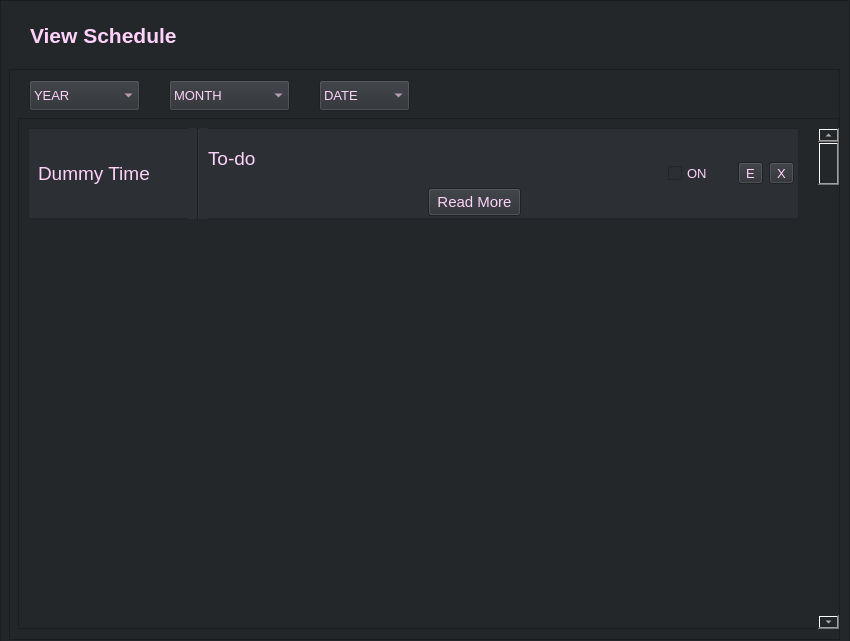
<?xml version="1.0" encoding="UTF-8"?>
<ui version="4.0">
 <class>Form</class>
 <widget class="QWidget" name="Form">
  <property name="geometry">
   <rect>
    <x>0</x>
    <y>0</y>
    <width>850</width>
    <height>641</height>
   </rect>
  </property>
  <property name="windowTitle">
   <string>Form</string>
  </property>
  <property name="styleSheet">
   <string notr="true">background-color: rgb(35, 39, 42);
color: rgb(255, 255, 255);</string>
  </property>
  <widget class="QFrame" name="outer_frame_s_v">
   <property name="geometry">
    <rect>
     <x>0</x>
     <y>0</y>
     <width>850</width>
     <height>650</height>
    </rect>
   </property>
   <property name="styleSheet">
    <string notr="true">background-color: rgb(35, 39, 42);</string>
   </property>
   <property name="frameShape">
    <enum>QFrame::StyledPanel</enum>
   </property>
   <property name="frameShadow">
    <enum>QFrame::Raised</enum>
   </property>
   <widget class="QLabel" name="view_label_s_v">
    <property name="geometry">
     <rect>
      <x>30</x>
      <y>20</y>
      <width>201</width>
      <height>31</height>
     </rect>
    </property>
    <property name="font">
     <font>
      <family>Arial</family>
      <pointsize>16</pointsize>
      <weight>75</weight>
      <bold>true</bold>
     </font>
    </property>
    <property name="styleSheet">
     <string notr="true">color: rgb(255, 210, 251);</string>
    </property>
    <property name="text">
     <string>View Schedule</string>
    </property>
   </widget>
   <widget class="QFrame" name="center_frame_s_v">
    <property name="geometry">
     <rect>
      <x>9</x>
      <y>69</y>
      <width>831</width>
      <height>571</height>
     </rect>
    </property>
    <property name="frameShape">
     <enum>QFrame::StyledPanel</enum>
    </property>
    <property name="frameShadow">
     <enum>QFrame::Raised</enum>
    </property>
    <widget class="QComboBox" name="year_combobox_s_v">
     <property name="geometry">
      <rect>
       <x>20</x>
       <y>11</y>
       <width>111</width>
       <height>31</height>
      </rect>
     </property>
     <property name="font">
      <font>
       <family>Arial</family>
       <pointsize>10</pointsize>
      </font>
     </property>
     <property name="styleSheet">
      <string notr="true">background-color: rgb(44, 47, 51);
color: rgb(255, 210, 251);</string>
     </property>
     <item>
      <property name="text">
       <string>YEAR</string>
      </property>
     </item>
     <item>
      <property name="text">
       <string>2021</string>
      </property>
     </item>
     <item>
      <property name="text">
       <string>2022</string>
      </property>
     </item>
     <item>
      <property name="text">
       <string>2023</string>
      </property>
     </item>
     <item>
      <property name="text">
       <string>2024</string>
      </property>
     </item>
     <item>
      <property name="text">
       <string>2025</string>
      </property>
     </item>
     <item>
      <property name="text">
       <string>New Item</string>
      </property>
     </item>
    </widget>
    <widget class="QComboBox" name="month_combobox_s_v">
     <property name="geometry">
      <rect>
       <x>160</x>
       <y>11</y>
       <width>121</width>
       <height>31</height>
      </rect>
     </property>
     <property name="font">
      <font>
       <family>Arial</family>
       <pointsize>10</pointsize>
      </font>
     </property>
     <property name="styleSheet">
      <string notr="true">background-color: rgb(44, 47, 51);
color: rgb(255, 210, 251);</string>
     </property>
     <item>
      <property name="text">
       <string>MONTH</string>
      </property>
     </item>
     <item>
      <property name="text">
       <string>Jan</string>
      </property>
     </item>
     <item>
      <property name="text">
       <string>Feb</string>
      </property>
     </item>
     <item>
      <property name="text">
       <string>Mar</string>
      </property>
     </item>
     <item>
      <property name="text">
       <string>Apr</string>
      </property>
     </item>
     <item>
      <property name="text">
       <string>May</string>
      </property>
     </item>
     <item>
      <property name="text">
       <string>June</string>
      </property>
     </item>
     <item>
      <property name="text">
       <string>July</string>
      </property>
     </item>
     <item>
      <property name="text">
       <string>Aug</string>
      </property>
     </item>
     <item>
      <property name="text">
       <string>Sept</string>
      </property>
     </item>
     <item>
      <property name="text">
       <string>Oct</string>
      </property>
     </item>
     <item>
      <property name="text">
       <string>Nov</string>
      </property>
     </item>
     <item>
      <property name="text">
       <string>Dec</string>
      </property>
     </item>
    </widget>
    <widget class="QComboBox" name="date_combobox_s_v">
     <property name="geometry">
      <rect>
       <x>310</x>
       <y>11</y>
       <width>91</width>
       <height>31</height>
      </rect>
     </property>
     <property name="font">
      <font>
       <family>Arial</family>
       <pointsize>10</pointsize>
      </font>
     </property>
     <property name="styleSheet">
      <string notr="true">background-color: rgb(44, 47, 51);
color: rgb(255, 210, 251);</string>
     </property>
     <item>
      <property name="text">
       <string>DATE</string>
      </property>
     </item>
     <item>
      <property name="text">
       <string>1</string>
      </property>
     </item>
     <item>
      <property name="text">
       <string>2</string>
      </property>
     </item>
     <item>
      <property name="text">
       <string>3</string>
      </property>
     </item>
     <item>
      <property name="text">
       <string>4</string>
      </property>
     </item>
     <item>
      <property name="text">
       <string>5</string>
      </property>
     </item>
     <item>
      <property name="text">
       <string>6</string>
      </property>
     </item>
     <item>
      <property name="text">
       <string>7</string>
      </property>
     </item>
     <item>
      <property name="text">
       <string>8</string>
      </property>
     </item>
     <item>
      <property name="text">
       <string>9</string>
      </property>
     </item>
     <item>
      <property name="text">
       <string>10</string>
      </property>
     </item>
     <item>
      <property name="text">
       <string>11</string>
      </property>
     </item>
     <item>
      <property name="text">
       <string>12</string>
      </property>
     </item>
     <item>
      <property name="text">
       <string>13</string>
      </property>
     </item>
     <item>
      <property name="text">
       <string>14</string>
      </property>
     </item>
     <item>
      <property name="text">
       <string>15</string>
      </property>
     </item>
     <item>
      <property name="text">
       <string>16</string>
      </property>
     </item>
     <item>
      <property name="text">
       <string>17</string>
      </property>
     </item>
     <item>
      <property name="text">
       <string>18</string>
      </property>
     </item>
     <item>
      <property name="text">
       <string>19</string>
      </property>
     </item>
     <item>
      <property name="text">
       <string>20</string>
      </property>
     </item>
     <item>
      <property name="text">
       <string>21</string>
      </property>
     </item>
     <item>
      <property name="text">
       <string>22</string>
      </property>
     </item>
     <item>
      <property name="text">
       <string>23</string>
      </property>
     </item>
     <item>
      <property name="text">
       <string>24</string>
      </property>
     </item>
     <item>
      <property name="text">
       <string>25</string>
      </property>
     </item>
     <item>
      <property name="text">
       <string>26</string>
      </property>
     </item>
     <item>
      <property name="text">
       <string>27</string>
      </property>
     </item>
     <item>
      <property name="text">
       <string>28</string>
      </property>
     </item>
     <item>
      <property name="text">
       <string>29</string>
      </property>
     </item>
     <item>
      <property name="text">
       <string>30</string>
      </property>
     </item>
     <item>
      <property name="text">
       <string>31</string>
      </property>
     </item>
    </widget>
    <widget class="QFrame" name="inner_frame_s_v">
     <property name="geometry">
      <rect>
       <x>9</x>
       <y>49</y>
       <width>821</width>
       <height>511</height>
      </rect>
     </property>
     <property name="frameShape">
      <enum>QFrame::StyledPanel</enum>
     </property>
     <property name="frameShadow">
      <enum>QFrame::Raised</enum>
     </property>
     <widget class="QFrame" name="frame_s_v">
      <property name="geometry">
       <rect>
        <x>10</x>
        <y>10</y>
        <width>771</width>
        <height>91</height>
       </rect>
      </property>
      <property name="styleSheet">
       <string notr="true">background-color: rgb(44, 47, 51);
color: rgb(255, 255, 255);</string>
      </property>
      <property name="frameShape">
       <enum>QFrame::StyledPanel</enum>
      </property>
      <property name="frameShadow">
       <enum>QFrame::Raised</enum>
      </property>
      <widget class="QWidget" name="horizontalLayoutWidget_2">
       <property name="geometry">
        <rect>
         <x>640</x>
         <y>30</y>
         <width>126</width>
         <height>31</height>
        </rect>
       </property>
       <layout class="QHBoxLayout" name="horizontallayout_s_v">
        <item>
         <widget class="QCheckBox" name="notification_on_checkbox_s_v">
          <property name="font">
           <font>
            <family>Arial</family>
            <pointsize>10</pointsize>
           </font>
          </property>
          <property name="styleSheet">
           <string notr="true">color: rgb(255, 210, 251);</string>
          </property>
          <property name="text">
           <string>ON</string>
          </property>
         </widget>
        </item>
        <item>
         <widget class="QToolButton" name="edit_button_s_v">
          <property name="font">
           <font>
            <family>Arial</family>
            <pointsize>10</pointsize>
           </font>
          </property>
          <property name="styleSheet">
           <string notr="true">color: rgb(255, 210, 251);</string>
          </property>
          <property name="text">
           <string>E</string>
          </property>
         </widget>
        </item>
        <item>
         <widget class="QToolButton" name="close_button_s_v">
          <property name="font">
           <font>
            <family>Arial</family>
            <pointsize>10</pointsize>
           </font>
          </property>
          <property name="styleSheet">
           <string notr="true">color: rgb(255, 210, 251);</string>
          </property>
          <property name="text">
           <string>X</string>
          </property>
         </widget>
        </item>
       </layout>
      </widget>
      <widget class="QLabel" name="time_label_s_v">
       <property name="geometry">
        <rect>
         <x>10</x>
         <y>20</y>
         <width>151</width>
         <height>51</height>
        </rect>
       </property>
       <property name="font">
        <font>
         <family>Arial</family>
         <pointsize>14</pointsize>
         <weight>50</weight>
         <bold>false</bold>
        </font>
       </property>
       <property name="styleSheet">
        <string notr="true">color: rgb(255, 210, 251);</string>
       </property>
       <property name="text">
        <string>Dummy Time</string>
       </property>
      </widget>
      <widget class="Line" name="line">
       <property name="geometry">
        <rect>
         <x>160</x>
         <y>0</y>
         <width>20</width>
         <height>91</height>
        </rect>
       </property>
       <property name="orientation">
        <enum>Qt::Vertical</enum>
       </property>
      </widget>
      <widget class="QLabel" name="content_label_s_v">
       <property name="geometry">
        <rect>
         <x>180</x>
         <y>10</y>
         <width>441</width>
         <height>41</height>
        </rect>
       </property>
       <property name="font">
        <font>
         <family>Arial</family>
         <pointsize>14</pointsize>
        </font>
       </property>
       <property name="styleSheet">
        <string notr="true">color: rgb(255, 210, 251);</string>
       </property>
       <property name="text">
        <string>To-do</string>
       </property>
      </widget>
      <widget class="QPushButton" name="readmore_button_s_v">
       <property name="geometry">
        <rect>
         <x>400</x>
         <y>60</y>
         <width>93</width>
         <height>28</height>
        </rect>
       </property>
       <property name="font">
        <font>
         <family>Arial</family>
         <pointsize>11</pointsize>
        </font>
       </property>
       <property name="styleSheet">
        <string notr="true">color: rgb(255, 210, 251);</string>
       </property>
       <property name="text">
        <string>Read More</string>
       </property>
      </widget>
     </widget>
     <widget class="QScrollBar" name="verticalscrollbar_s_v">
      <property name="geometry">
       <rect>
        <x>800</x>
        <y>10</y>
        <width>21</width>
        <height>501</height>
       </rect>
      </property>
      <property name="styleSheet">
       <string notr="true">selection-background-color: rgb(0, 0, 0);</string>
      </property>
      <property name="orientation">
       <enum>Qt::Vertical</enum>
      </property>
     </widget>
    </widget>
   </widget>
  </widget>
 </widget>
 <resources/>
 <connections/>
</ui>
